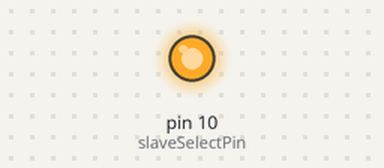
This sketch was run on a simulated Arduino Uno, built with avr-gcc and run on an emulated ATmega328P. On the bench: output pins drawn as LEDs (lit = HIGH).

Above: at 0.1 s.
Timing chart, 0 to 1.6 s (numbered marks = the images above):
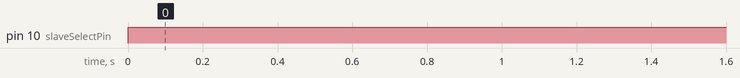

The sketch:

uno_SPI_master.ino
```cpp
/*
  Digital Pot Control

  This example controls an Analog Devices AD5206 digital potentiometer.
  The AD5206 has 6 potentiometer channels. Each channel's pins are labeled
  A - connect this to voltage
  W - this is the pot's wiper, which changes when you set it
  B - connect this to ground.

 The AD5206 is SPI-compatible,and to command it, you send two bytes,
 one with the channel number (0 - 5) and one with the resistance value for the
 channel (0 - 255).

 The circuit:
  * All A pins  of AD5206 connected to +5V
  * All B pins of AD5206 connected to ground
  * An LED and a 220-ohm resisor in series connected from each W pin to ground
  * CS - to digital pin 10  (SS pin)
  * SDI - to digital pin 11 (MOSI pin)
  * CLK - to digital pin 13 (SCK pin)

 created 10 Aug 2010
 by Tom Igoe

 Thanks to Heather Dewey-Hagborg for the original tutorial, 2005

*/


// inslude the SPI library:
#include <SPI.h>


// set pin 10 as the slave select for the digital pot:
const int slaveSelectPin = 10;

void setup() {
  // set the slaveSelectPin as an output:
  pinMode (slaveSelectPin, OUTPUT);
  // initialize SPI:
  SPI.setDataMode(SPI_MODE0);
  SPI.setClockDivider(SPI_CLOCK_DIV4);  //default, 16M/4=4M
  SPI.setBitOrder(MSBFIRST);
  SPI.begin();
}

void loop() {

    // change the resistance on this channel from min to max:
    //for (int level = 0; level < 255; level++) {
      digitalPotWrite(0, 65);
      delay(10);
    //}
    // wait a second at the top:
    delay(100);


}

void digitalPotWrite(int address, int value) {
  // take the SS pin low to select the chip:
  digitalWrite(slaveSelectPin,LOW);
  //  send in the address and value via SPI:
  //SPI.transfer(address);
  SPI.transfer(65);
  SPI.transfer(66);
  SPI.transfer(67);
  // take the SS pin high to de-select the chip:
  digitalWrite(slaveSelectPin,HIGH);
}
```

Measured:
- by itself, pin 10 (slaveSelectPin): LOW → HIGH at 0.00 s
